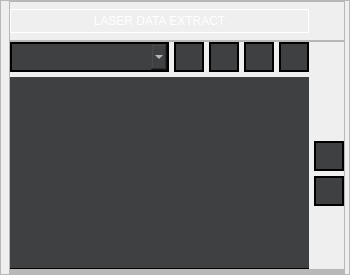
               <widget class="QFrame" name="frame_179">
                <property name="minimumSize">
                 <size>
                  <width>350</width>
                  <height>0</height>
                 </size>
                </property>
                <property name="maximumSize">
                 <size>
                  <width>500</width>
                  <height>16777215</height>
                 </size>
                </property>
                <property name="styleSheet">
                 <string notr="true"/>
                </property>
                <property name="frameShape">
                 <enum>QFrame::StyledPanel</enum>
                </property>
                <property name="frameShadow">
                 <enum>QFrame::Raised</enum>
                </property>
                <layout class="QGridLayout" name="gridLayout_160">
                 <property name="leftMargin">
                  <number>8</number>
                 </property>
                 <property name="topMargin">
                  <number>0</number>
                 </property>
                 <property name="rightMargin">
                  <number>4</number>
                 </property>
                 <property name="bottomMargin">
                  <number>0</number>
                 </property>
                 <property name="spacing">
                  <number>0</number>
                 </property>
                 <item row="0" column="0">
                  <widget class="QFrame" name="frame_180">
                   <property name="layoutDirection">
                    <enum>Qt::LeftToRight</enum>
                   </property>
                   <property name="styleSheet">
                    <string notr="true"/>
                   </property>
                   <property name="frameShape">
                    <enum>QFrame::NoFrame</enum>
                   </property>
                   <property name="frameShadow">
                    <enum>QFrame::Raised</enum>
                   </property>
                   <layout class="QVBoxLayout" name="verticalLayout_14">
                    <property name="spacing">
                     <number>0</number>
                    </property>
                    <property name="sizeConstraint">
                     <enum>QLayout::SetMinAndMaxSize</enum>
                    </property>
                    <property name="leftMargin">
                     <number>0</number>
                    </property>
                    <property name="topMargin">
                     <number>0</number>
                    </property>
                    <property name="rightMargin">
                     <number>0</number>
                    </property>
                    <property name="bottomMargin">
                     <number>0</number>
                    </property>
                    <item>
                     <widget class="QFrame" name="frame_181">
                      <property name="maximumSize">
                       <size>
                        <width>16777215</width>
                        <height>50</height>
                       </size>
                      </property>
                      <property name="styleSheet">
                       <string notr="true"/>
                      </property>
                      <property name="frameShape">
                       <enum>QFrame::StyledPanel</enum>
                      </property>
                      <property name="frameShadow">
                       <enum>QFrame::Raised</enum>
                      </property>
                      <layout class="QGridLayout" name="gridLayout_161">
                       <property name="leftMargin">
                        <number>0</number>
                       </property>
                       <property name="topMargin">
                        <number>7</number>
                       </property>
                       <property name="rightMargin">
                        <number>0</number>
                       </property>
                       <property name="bottomMargin">
                        <number>7</number>
                       </property>
                       <property name="spacing">
                        <number>0</number>
                       </property>
                       <item row="0" column="0">
                        <widget class="QLabel" name="de_graph_label">
                         <property name="styleSheet">
                          <string notr="true">color: rgb(255, 255, 255);
border:1px solid white;
font: 600 12pt &quot;Segoe UI&quot;;
padding:4px 0px 4px 0px;
</string>
                         </property>
                         <property name="text">
                          <string>LASER DATA EXTRACT</string>
                         </property>
                         <property name="alignment">
                          <set>Qt::AlignCenter</set>
                         </property>
                        </widget>
                       </item>
                       <item row="0" column="1">
                        <spacer name="horizontalSpacer_13">
                         <property name="orientation">
                          <enum>Qt::Horizontal</enum>
                         </property>
                         <property name="sizeType">
                          <enum>QSizePolicy::Maximum</enum>
                         </property>
                         <property name="sizeHint" stdset="0">
                          <size>
                           <width>35</width>
                           <height>20</height>
                          </size>
                         </property>
                        </spacer>
                       </item>
                      </layout>
                     </widget>
                    </item>
                    <item>
                     <widget class="QFrame" name="frame_182">
                      <property name="styleSheet">
                       <string notr="true"/>
                      </property>
                      <property name="frameShape">
                       <enum>QFrame::StyledPanel</enum>
                      </property>
                      <property name="frameShadow">
                       <enum>QFrame::Raised</enum>
                      </property>
                      <layout class="QGridLayout" name="gridLayout_162">
                       <property name="leftMargin">
                        <number>0</number>
                       </property>
                       <property name="topMargin">
                        <number>0</number>
                       </property>
                       <property name="rightMargin">
                        <number>0</number>
                       </property>
                       <property name="bottomMargin">
                        <number>0</number>
                       </property>
                       <property name="spacing">
                        <number>5</number>
                       </property>
                       <item row="1" column="0" rowspan="4" colspan="7">
                        <widget class="QTableWidget" name="de_tableWidget">
                         <property name="styleSheet">
                          <string notr="true">
 QTableWidget{
 background-color: rgba(63,64,66,255);
border:none;
border-bottom:1px solid black;
selection-background-color:none;
}
QTableWidget::item
 {

border-left:1px  solid black;
border-bottom:1px  solid black;
color:white;

}
QTableView::item:selected{
    background-color:  rgba(63,64,66,255);
}
 QTableView::item:focus
{
   selection-background-color: rgba(63,64,66,255);
}
QHeaderView{
	font: 700 9pt &quot;Segoe UI&quot;;
color:black;
}
QHeaderView::section{
border-bottom:2px solid black;
}
QHeaderView::section:horizontal
{
    border: 1px solid black;
}</string>
                         </property>
                         <property name="frameShape">
                          <enum>QFrame::Box</enum>
                         </property>
                         <property name="midLineWidth">
                          <number>0</number>
                         </property>
                         <property name="horizontalScrollBarPolicy">
                          <enum>Qt::ScrollBarAlwaysOff</enum>
                         </property>
                         <property name="editTriggers">
                          <set>QAbstractItemView::DoubleClicked</set>
                         </property>
                         <property name="dragDropOverwriteMode">
                          <bool>false</bool>
                         </property>
                         <property name="dragDropMode">
                          <enum>QAbstractItemView::NoDragDrop</enum>
                         </property>
                         <property name="defaultDropAction">
                          <enum>Qt::IgnoreAction</enum>
                         </property>
                         <property name="alternatingRowColors">
                          <bool>true</bool>
                         </property>
                         <property name="selectionMode">
                          <enum>QAbstractItemView::SingleSelection</enum>
                         </property>
                         <property name="selectionBehavior">
                          <enum>QAbstractItemView::SelectRows</enum>
                         </property>
                         <property name="showGrid">
                          <bool>true</bool>
                         </property>
                         <property name="wordWrap">
                          <bool>false</bool>
                         </property>
                         <property name="cornerButtonEnabled">
                          <bool>false</bool>
                         </property>
                         <property name="rowCount">
                          <number>0</number>
                         </property>
                         <property name="columnCount">
                          <number>3</number>
                         </property>
                         <attribute name="horizontalHeaderVisible">
                          <bool>false</bool>
                         </attribute>
                         <attribute name="horizontalHeaderCascadingSectionResizes">
                          <bool>true</bool>
                         </attribute>
                         <attribute name="horizontalHeaderMinimumSectionSize">
                          <number>50</number>
                         </attribute>
                         <attribute name="horizontalHeaderDefaultSectionSize">
                          <number>100</number>
                         </attribute>
                         <attribute name="horizontalHeaderHighlightSections">
                          <bool>true</bool>
                         </attribute>
                         <attribute name="horizontalHeaderShowSortIndicator" stdset="0">
                          <bool>false</bool>
                         </attribute>
                         <attribute name="horizontalHeaderStretchLastSection">
                          <bool>true</bool>
                         </attribute>
                         <attribute name="verticalHeaderVisible">
                          <bool>false</bool>
                         </attribute>
                         <attribute name="verticalHeaderMinimumSectionSize">
                          <number>20</number>
                         </attribute>
                         <attribute name="verticalHeaderDefaultSectionSize">
                          <number>25</number>
                         </attribute>
                         <attribute name="verticalHeaderStretchLastSection">
                          <bool>false</bool>
                         </attribute>
                         <column/>
                         <column/>
                         <column/>
                        </widget>
                       </item>
                       <item row="3" column="7">
                        <widget class="QPushButton" name="de_dn_button">
                         <property name="maximumSize">
                          <size>
                           <width>30</width>
                           <height>30</height>
                          </size>
                         </property>
                         <property name="styleSheet">
                          <string notr="true">#de_dn_button{background-color: rgba(63,64,66,255);
border:2px solid black;
color: rgb(0, 0, 0);}
#de_dn_button:hover{

background-color:rgba(32,33,36,255);
}</string>
                         </property>
                         <property name="text">
                          <string/>
                         </property>
                         <property name="icon">
                          <iconset resource="../resources/style/icons/resources.qrc">
                           <normaloff>:/icons/downw.ico</normaloff>:/icons/downw.ico</iconset>
                         </property>
                         <property name="iconSize">
                          <size>
                           <width>22</width>
                           <height>22</height>
                          </size>
                         </property>
                        </widget>
                       </item>
                       <item row="2" column="7">
                        <widget class="QPushButton" name="de_up_button">
                         <property name="sizePolicy">
                          <sizepolicy hsizetype="Minimum" vsizetype="Fixed">
                           <horstretch>0</horstretch>
                           <verstretch>0</verstretch>
                          </sizepolicy>
                         </property>
                         <property name="minimumSize">
                          <size>
                           <width>0</width>
                           <height>0</height>
                          </size>
                         </property>
                         <property name="maximumSize">
                          <size>
                           <width>30</width>
                           <height>30</height>
                          </size>
                         </property>
                         <property name="toolTipDuration">
                          <number>-1</number>
                         </property>
                         <property name="styleSheet">
                          <string notr="true">#de_up_button{background-color: rgba(63,64,66,255);
border:2px solid black;
color:white;
color: rgb(0, 0, 0);}
#de_up_button:hover{
	
background-color:rgba(32,33,36,255);
}</string>
                         </property>
                         <property name="text">
                          <string/>
                         </property>
                         <property name="icon">
                          <iconset resource="../resources/style/icons/resources.qrc">
                           <normaloff>:/icons/upw.ico</normaloff>:/icons/upw.ico</iconset>
                         </property>
                         <property name="iconSize">
                          <size>
                           <width>22</width>
                           <height>22</height>
                          </size>
                         </property>
                        </widget>
                       </item>
                       <item row="0" column="6">
                        <widget class="QPushButton" name="de_g_save">
                         <property name="maximumSize">
                          <size>
                           <width>30</width>
                           <height>30</height>
                          </size>
                         </property>
                         <property name="styleSheet">
                          <string notr="true">#de_g_save{background-color: rgba(63,64,66,255);
border:2px solid black;
color: rgb(0, 0, 0);}
#de_g_save:hover{

background-color:rgba(32,33,36,255);
}</string>
                         </property>
                         <property name="text">
                          <string/>
                         </property>
                         <property name="icon">
                          <iconset resource="../resources/style/icons/resources.qrc">
                           <normaloff>:/icons/savew.ico</normaloff>:/icons/savew.ico</iconset>
                         </property>
                         <property name="iconSize">
                          <size>
                           <width>20</width>
                           <height>20</height>
                          </size>
                         </property>
                        </widget>
                       </item>
                       <item row="0" column="5">
                        <widget class="QPushButton" name="de_default">
                         <property name="maximumSize">
                          <size>
                           <width>30</width>
                           <height>30</height>
                          </size>
                         </property>
                         <property name="styleSheet">
                          <string notr="true">#de_default{background-color: rgba(63,64,66,255);
border:2px solid black;
color: rgb(0, 0, 0);}
#de_default:hover{
	
background-color:rgba(32,33,36,255);
}</string>
                         </property>
                         <property name="text">
                          <string/>
                         </property>
                         <property name="icon">
                          <iconset>
                           <normaloff>:/icons/refresh (1).ico</normaloff>:/icons/refresh (1).ico</iconset>
                         </property>
                         <property name="iconSize">
                          <size>
                           <width>20</width>
                           <height>20</height>
                          </size>
                         </property>
                        </widget>
                       </item>
                       <item row="0" column="4">
                        <widget class="QPushButton" name="de_del_text">
                         <property name="maximumSize">
                          <size>
                           <width>30</width>
                           <height>30</height>
                          </size>
                         </property>
                         <property name="styleSheet">
                          <string notr="true">#de_del_text{background-color: rgba(63,64,66,255);
border:2px solid black;
color: rgb(0, 0, 0);}
#de_del_text:hover{
	
background-color:rgba(32,33,36,255);
}</string>
                         </property>
                         <property name="text">
                          <string/>
                         </property>
                         <property name="icon">
                          <iconset resource="../resources/style/icons/resources.qrc">
                           <normaloff>:/icons/minusw.ico</normaloff>:/icons/minusw.ico</iconset>
                         </property>
                         <property name="iconSize">
                          <size>
                           <width>20</width>
                           <height>20</height>
                          </size>
                         </property>
                        </widget>
                       </item>
                       <item row="0" column="3">
                        <widget class="QPushButton" name="de_add_text">
                         <property name="maximumSize">
                          <size>
                           <width>30</width>
                           <height>30</height>
                          </size>
                         </property>
                         <property name="styleSheet">
                          <string notr="true">#de_add_text{
background-color: rgba(63,64,66,255);
color: rgb(0, 0, 0);
border:2px solid black;
}
#de_add_text:hover
{

background-color:rgba(32,33,36,255);
}</string>
                         </property>
                         <property name="text">
                          <string/>
                         </property>
                         <property name="icon">
                          <iconset resource="../resources/style/icons/resources.qrc">
                           <normaloff>:/icons/addw.ico</normaloff>:/icons/addw.ico</iconset>
                         </property>
                         <property name="iconSize">
                          <size>
                           <width>20</width>
                           <height>20</height>
                          </size>
                         </property>
                        </widget>
                       </item>
                       <item row="0" column="0" colspan="3">
                        <widget class="QComboBox" name="de_comboBox">
                         <property name="minimumSize">
                          <size>
                           <width>0</width>
                           <height>0</height>
                          </size>
                         </property>
                         <property name="font">
                          <font>
                           <family>Segoe UI</family>
                           <weight>75</weight>
                           <bold>true</bold>
                          </font>
                         </property>
                         <property name="focusPolicy">
                          <enum>Qt::StrongFocus</enum>
                         </property>
                         <property name="styleSheet">
                          <string notr="true">QComboBox#de_comboBox{
    border:                 none;
 background-color: rgba(63,64,66,255);
color:                      white;
    font-weight:            bold;
    padding:                    5px;

border:2px solid black;
}
QComboBox#de_comboBox:hover{

background-color:rgba(32,33,36,255);

}
QListView{
    border:                 none;
    color:                     white;
    background-color: rgba(63,64,66,255);
    font-weight:            bold;
    selection-background-color: rgb(0, 144, 196);
    show-decoration-selected: 1;
    margin-left:                -10px;
    padding-left    :           15px;
}
QListView::item:hover{

    background-color:   rgb(0, 144, 196);
    border:                 none;
}



</string>
                         </property>
                         <property name="maxVisibleItems">
                          <number>8</number>
                         </property>
                         <property name="maxCount">
                          <number>20</number>
                         </property>
                         <property name="insertPolicy">
                          <enum>QComboBox::InsertAfterCurrent</enum>
                         </property>
                         <property name="sizeAdjustPolicy">
                          <enum>QComboBox::AdjustToContentsOnFirstShow</enum>
                         </property>
                         <property name="minimumContentsLength">
                          <number>1</number>
                         </property>
                         <property name="frame">
                          <bool>true</bool>
                         </property>
                        </widget>
                       </item>
                      </layout>
                     </widget>
                    </item>
                   </layout>
                  </widget>
                 </item>
                 <item row="1" column="0">
                  <widget class="QFrame" name="frame_183">
                   <property name="styleSheet">
                    <string notr="true"/>
                   </property>
                   <property name="frameShape">
                    <enum>QFrame::StyledPanel</enum>
                   </property>
                   <property name="frameShadow">
                    <enum>QFrame::Raised</enum>
                   </property>
                   <layout class="QVBoxLayout" name="verticalLayout_15">
                    <property name="spacing">
                     <number>0</number>
                    </property>
                    <property name="leftMargin">
                     <number>0</number>
                    </property>
                    <property name="topMargin">
                     <number>0</number>
                    </property>
                    <property name="rightMargin">
                     <number>0</number>
                    </property>
                    <property name="bottomMargin">
                     <number>0</number>
                    </property>
                    <item>
                     <widget class="QFrame" name="frame_185">
                      <property name="styleSheet">
                       <string notr="true"/>
                      </property>
                      <property name="frameShape">
                       <enum>QFrame::StyledPanel</enum>
                      </property>
                      <property name="frameShadow">
                       <enum>QFrame::Raised</enum>
                      </property>
                      <layout class="QGridLayout" name="gridLayout_164">
                       <property name="leftMargin">
                        <number>0</number>
                       </property>
                       <property name="topMargin">
                        <number>0</number>
                       </property>
                       <property name="rightMargin">
                        <number>0</number>
                       </property>
                       <property name="bottomMargin">
                        <number>0</number>
                       </property>
                       <property name="spacing">
                        <number>5</number>
                       </property>
                      </layout>
                     </widget>
                    </item>
                   </layout>
                  </widget>
                 </item>
                </layout>
               </widget>
